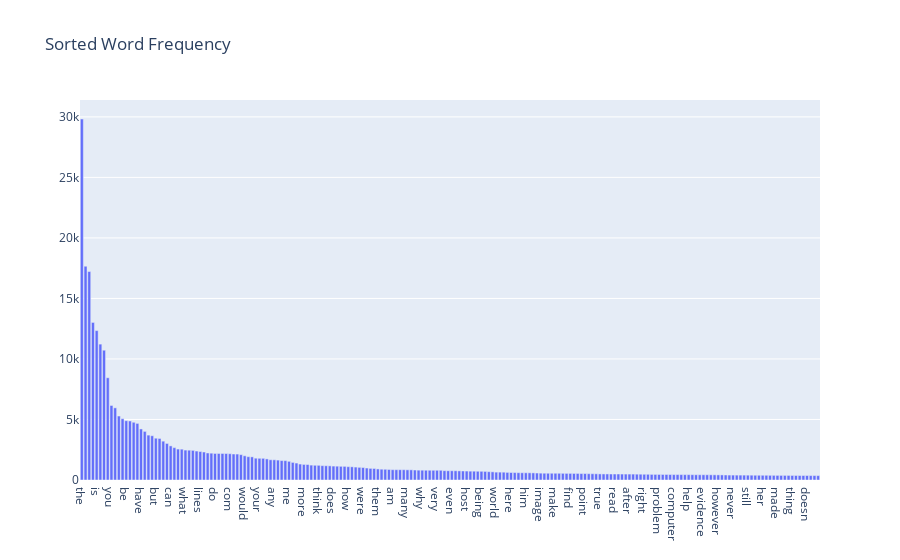

Notebook source saved alongside this figure:
### Code cell
# offline interactive bar plot
data = [go.Bar(x=comb_df['term'],y=comb_df['freq'])]
layout = go.Layout(title="Sorted Word Frequency", xaxis=dict(type='category'))
fig = go.Figure(data=data, layout=layout)

# plot the figure
# provide a link so that you can access the interactive plot on plotly website
pof.iplot(fig, show_link = True, link_text = "Sorted Word Frequency Plotly Links")

### Figure 1 — Plotly figure (JSON) as saved in the notebook; plotly's stock layout.template omitted (floating-point values rounded to 4 significant figures; data arrays with more than 128 entries replaced by an {"elided": "..."} marker saying what was removed)
{"data": [{"type": "bar", "x": {"elided": "200 str values"}, "y": {"elided": "200 int values"}}], "layout": {"title": {"text": "Sorted Word Frequency"}, "xaxis": {"type": "category"}}}
